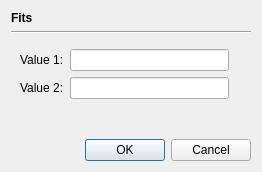
<?xml version="1.0" encoding="UTF-8"?>
<ui version="4.0">
 <class>TwoValueDialog</class>
 <widget class="QDialog" name="TwoValueDialog">
  <property name="geometry">
   <rect>
    <x>0</x>
    <y>0</y>
    <width>262</width>
    <height>172</height>
   </rect>
  </property>
  <property name="windowTitle">
   <string>Dialog</string>
  </property>
  <layout class="QVBoxLayout" name="verticalLayout">
   <item>
    <widget class="QLabel" name="titleLabel">
     <property name="font">
      <font>
       <weight>75</weight>
       <bold>true</bold>
      </font>
     </property>
     <property name="text">
      <string>Fits</string>
     </property>
    </widget>
   </item>
   <item>
    <widget class="Line" name="line">
     <property name="orientation">
      <enum>Qt::Horizontal</enum>
     </property>
    </widget>
   </item>
   <item>
    <widget class="QWidget" name="widget" native="true">
     <layout class="QGridLayout" name="gridLayout">
      <item row="0" column="1">
       <widget class="QLineEdit" name="value1Field"/>
      </item>
      <item row="1" column="0">
       <widget class="QLabel" name="value2Label">
        <property name="text">
         <string>Value 2:</string>
        </property>
       </widget>
      </item>
      <item row="1" column="1">
       <widget class="QLineEdit" name="value2Field"/>
      </item>
      <item row="0" column="0">
       <widget class="QLabel" name="value1Label">
        <property name="text">
         <string>Value 1:</string>
        </property>
       </widget>
      </item>
      <item row="0" column="2">
       <widget class="QLabel" name="value1UnitLabel">
        <property name="text">
         <string/>
        </property>
       </widget>
      </item>
      <item row="1" column="2">
       <widget class="QLabel" name="value2UnitLabel">
        <property name="text">
         <string/>
        </property>
       </widget>
      </item>
     </layout>
    </widget>
   </item>
   <item>
    <spacer name="verticalSpacer">
     <property name="orientation">
      <enum>Qt::Vertical</enum>
     </property>
     <property name="sizeHint" stdset="0">
      <size>
       <width>20</width>
       <height>40</height>
      </size>
     </property>
    </spacer>
   </item>
   <item>
    <widget class="QDialogButtonBox" name="buttonBox">
     <property name="orientation">
      <enum>Qt::Horizontal</enum>
     </property>
     <property name="standardButtons">
      <set>QDialogButtonBox::Cancel|QDialogButtonBox::Ok</set>
     </property>
    </widget>
   </item>
  </layout>
 </widget>
 <resources/>
 <connections>
  <connection>
   <sender>buttonBox</sender>
   <signal>accepted()</signal>
   <receiver>TwoValueDialog</receiver>
   <slot>accept()</slot>
   <hints>
    <hint type="sourcelabel">
     <x>248</x>
     <y>254</y>
    </hint>
    <hint type="destinationlabel">
     <x>157</x>
     <y>274</y>
    </hint>
   </hints>
  </connection>
  <connection>
   <sender>buttonBox</sender>
   <signal>rejected()</signal>
   <receiver>TwoValueDialog</receiver>
   <slot>reject()</slot>
   <hints>
    <hint type="sourcelabel">
     <x>316</x>
     <y>260</y>
    </hint>
    <hint type="destinationlabel">
     <x>286</x>
     <y>274</y>
    </hint>
   </hints>
  </connection>
 </connections>
</ui>
